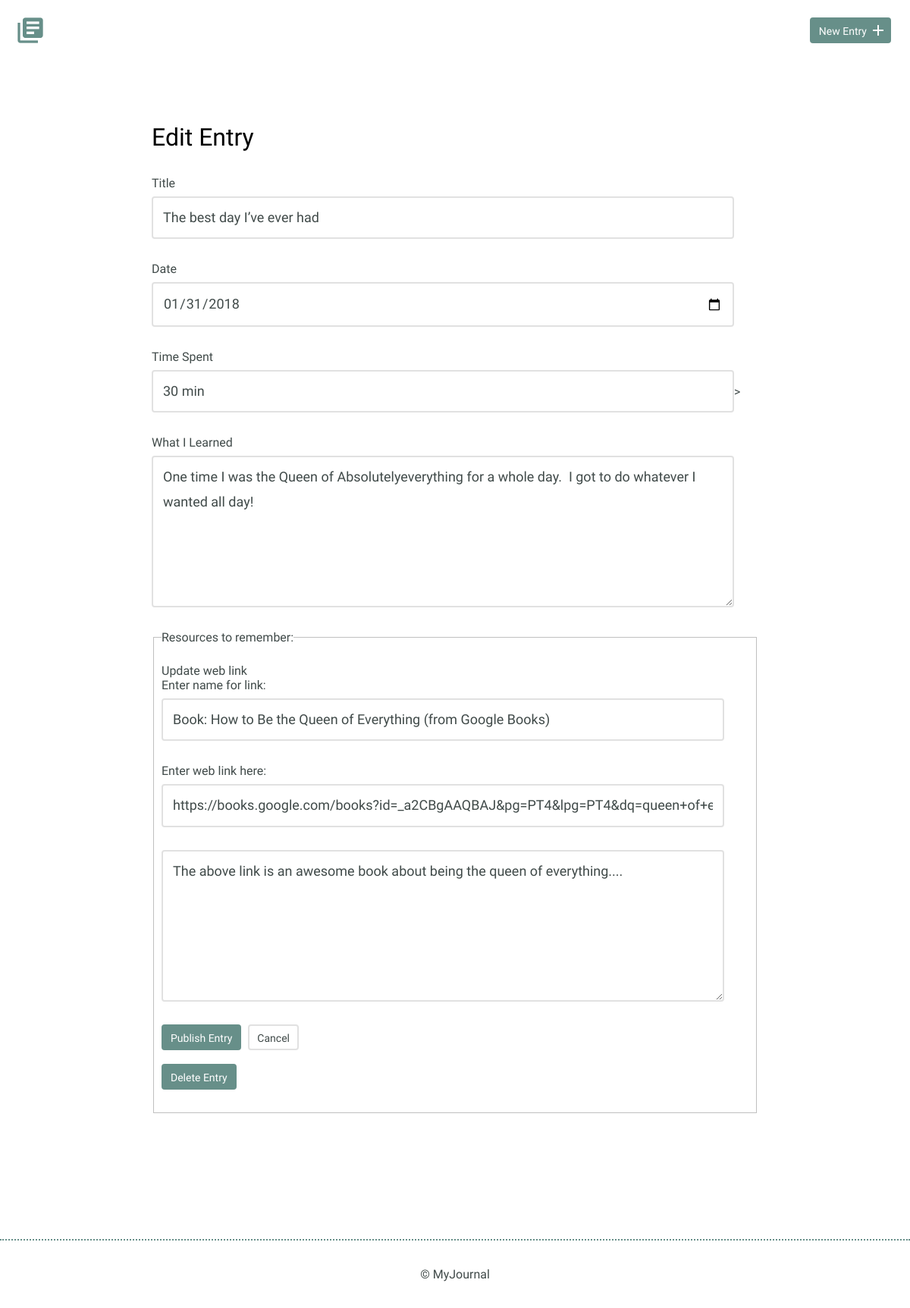
Page /edit.php?q=1 on the earlier database version.
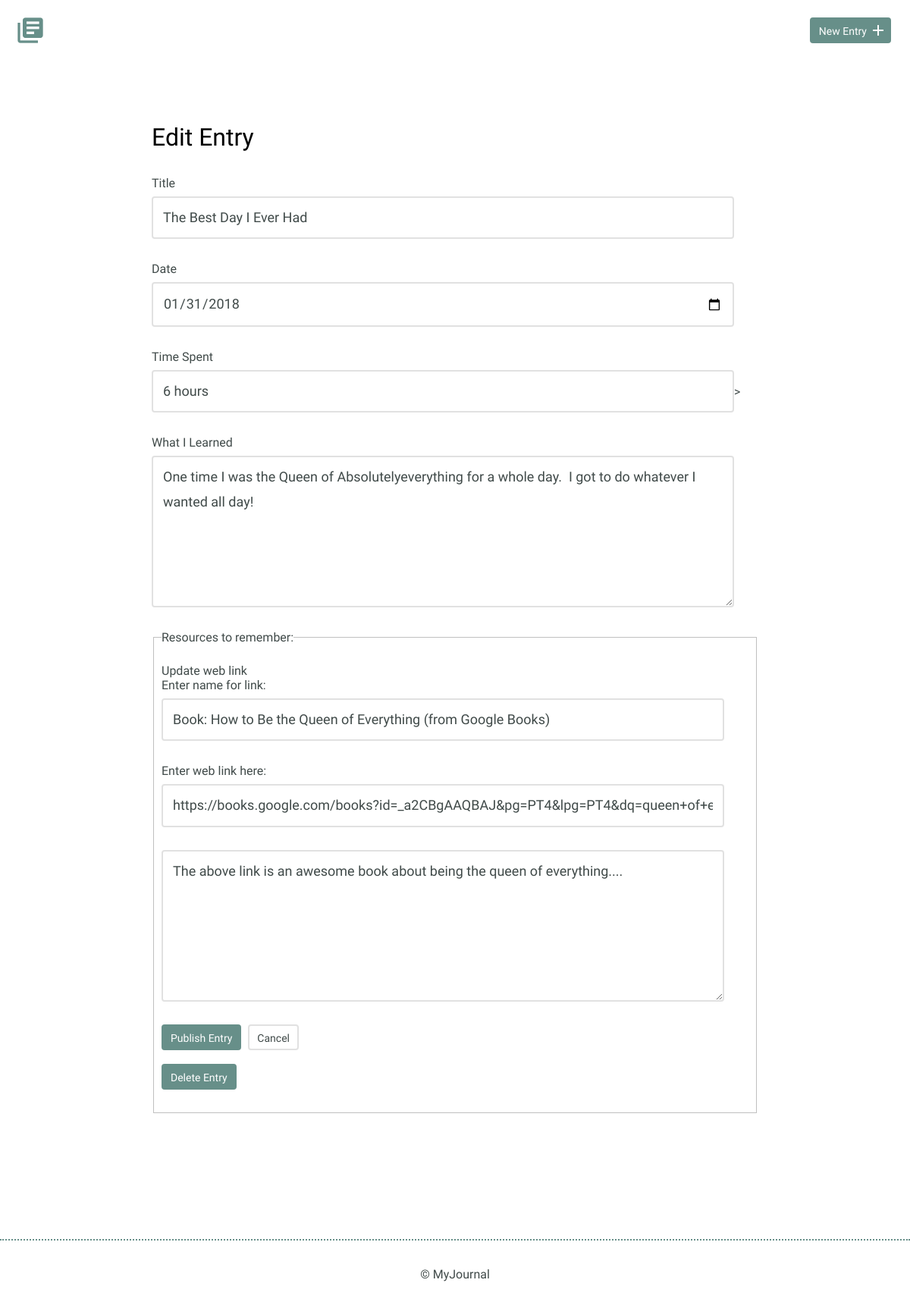
Same page on the later database version.
### tables this page shows
CREATE TABLE "journal" (
	`journal_id`	INTEGER,
	`title`	TEXT,
	`date`	TEXT,
	`time_spent`	INTEGER,
	`entry`	TEXT,
	PRIMARY KEY(`journal_id`)
);

### inc/functions.php (called while the page is built, shortened)
<?php
    try {
              $sql = "SELECT * FROM journal";
              $results = $db->prepare($sql);
              $results->execute();
              $journals =  $results->fetchAll(PDO::FETCH_ASSOC);
          }  catch (Exception $e) {
        echo "Bad request from query 1: " . $e->getMessage();
        exit;
    }
      try {  $sql2 = "SELECT link_id, link_name, link_address, notes, resources.journal_id
         FROM resources JOIN journal ON journal.journal_id = resources.journal_id";
              $getResources = $db->prepare($sql2);
              $getResources->execute();
              $resources = $getResources->fetchAll(PDO::FETCH_ASSOC);
      } catch (Exception $e) {
            echo "Bad request from query 2: " . $e->getMessage();
            exit;
      }

### edit.php (the view, shortened to what this page needs)
<?php
require('inc/connection.php');
include('inc/functions.php');
$q = filter_input(INPUT_GET, 'q', FILTER_SANITIZE_NUMBER_INT);
$q--;
$get_id = $journals[$q];
include('inc/header.php');
?>
        <section>
            <div class="container">
                <div class="edit-entry">
                    <h2>Edit Entry</h2>
                      <?php echo '<form action="edit.php?q=' .($q+1) .'" method="post">'; ?>
                        <label for="title">Title</label>
                        <input id="title" type="text" name="title" value="<?php echo $get_id['title'];?>"><br>
                        <label for="date">Date</label>
                        <input id="date" type="date" name="date" value="<?php echo $get_id['date'];?>"><br>
                        <label for="time_spent" > Time Spent</label>
                        <input id="time_spent" type="text" name="time_spent" value="<?php echo $get_id['time_spent'];?>">><br>
                        <label for="entry">What I Learned</label>
                        <textarea id="entry" rows="5" name="entry"><?php echo $get_id['entry'];?></textarea>
                        <fieldset>
                          <legend>Resources to remember:</legend><br />
                          <legend>Update web link </legend>
      <?php
            foreach($resources as $link) {
                  if($link['journal_id'] == ($q+1)) {
                    echo '<label for="link_name">Enter name for link:</label>';
                    echo '<input id="link_name" type="text" name="link_name" value="' .$link["link_name"] .'">';
                    echo '<label for="link_address">Enter web link here:</label>';
                    echo '<input id="link_address" type="text" name="link_address" value="' .$link['link_address'] .'">';
                    echo '<textarea rows="5" id="notes" name="notes">' . $link['notes'] . '</textarea>';
                    }
                } ?>
                        <input type="submit" value="Publish Entry" class="button">
                        <a href="#" class="button button-secondary">Cancel</a>
                      </form>
            <p><form method='post' action='edit.php?q=<?php echo ($q +1);?>'
              onsubmit="return confirm('Are you sure you want to delete this entry? (Can NOT be undone)')">
        <input type='submit' class="button delete" value='Delete Entry'  />
      </form></p>
                </div>
            </div>
        </section>
        <?php include('inc/footer.php'); ?>
    </body>
</html>

Differences in the rows shown:
changed journal: title "The best day I’ve ever had" → "The Best Day I Ever Had"; time_spent "30 min" → "6 hours"
